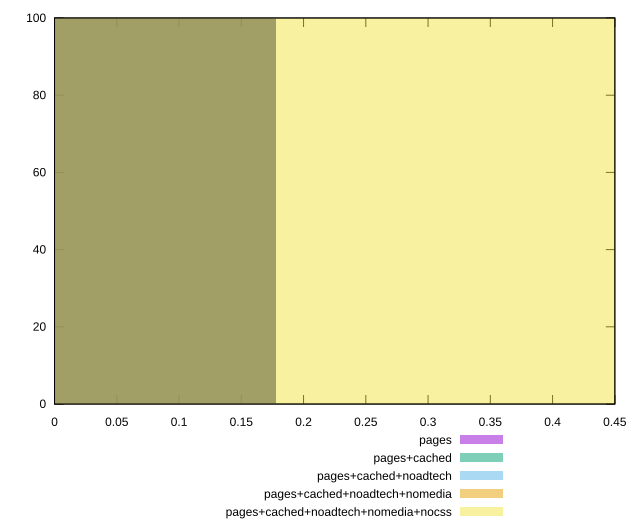

Recreate this plot in gnuplot.
reset

$pages <<EOF
0 100
EOF

$pagesCached <<EOF
0 100
EOF

$pagesCachedNoadtech <<EOF
0 100
EOF

$pagesCachedNoadtechNomedia <<EOF
0 100
EOF

$pagesCachedNoadtechNomediaNocss <<EOF
0.35515035494990616 100
EOF

set key outside below
set boxwidth 0.35515035494990616
set xrange [0:0.45]
set yrange [0:100]
set trange [0:100]
set style fill transparent solid 0.5 noborder
set terminal svg size 640, 530 enhanced background rgb 'white'
set output "report_00023_2021-02-20T12:14:57.249Z/largest-contentful-paint/comparison/histogram/all_score.svg"

plot $pages title "pages" with boxes, \
     $pagesCached title "pages+cached" with boxes, \
     $pagesCachedNoadtech title "pages+cached+noadtech" with boxes, \
     $pagesCachedNoadtechNomedia title "pages+cached+noadtech+nomedia" with boxes, \
     $pagesCachedNoadtechNomediaNocss title "pages+cached+noadtech+nomedia+nocss" with boxes

reset
